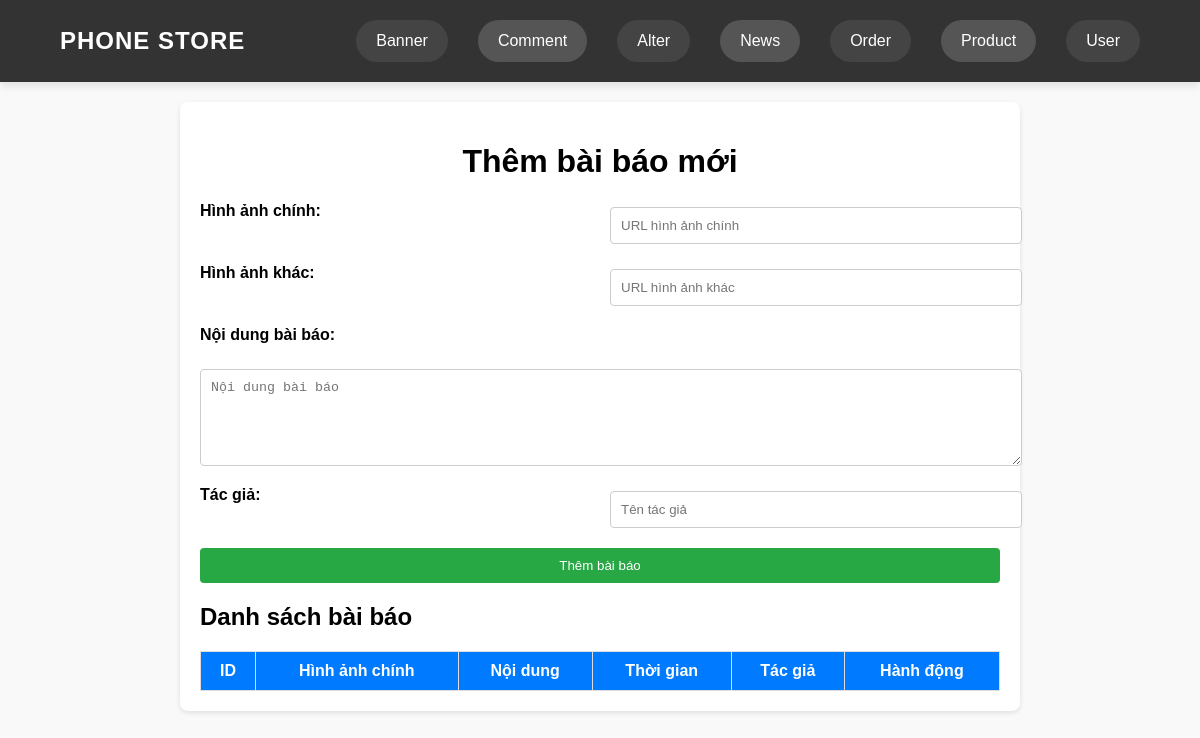
The page /newspaper_admin.php on the database as committed earlier.
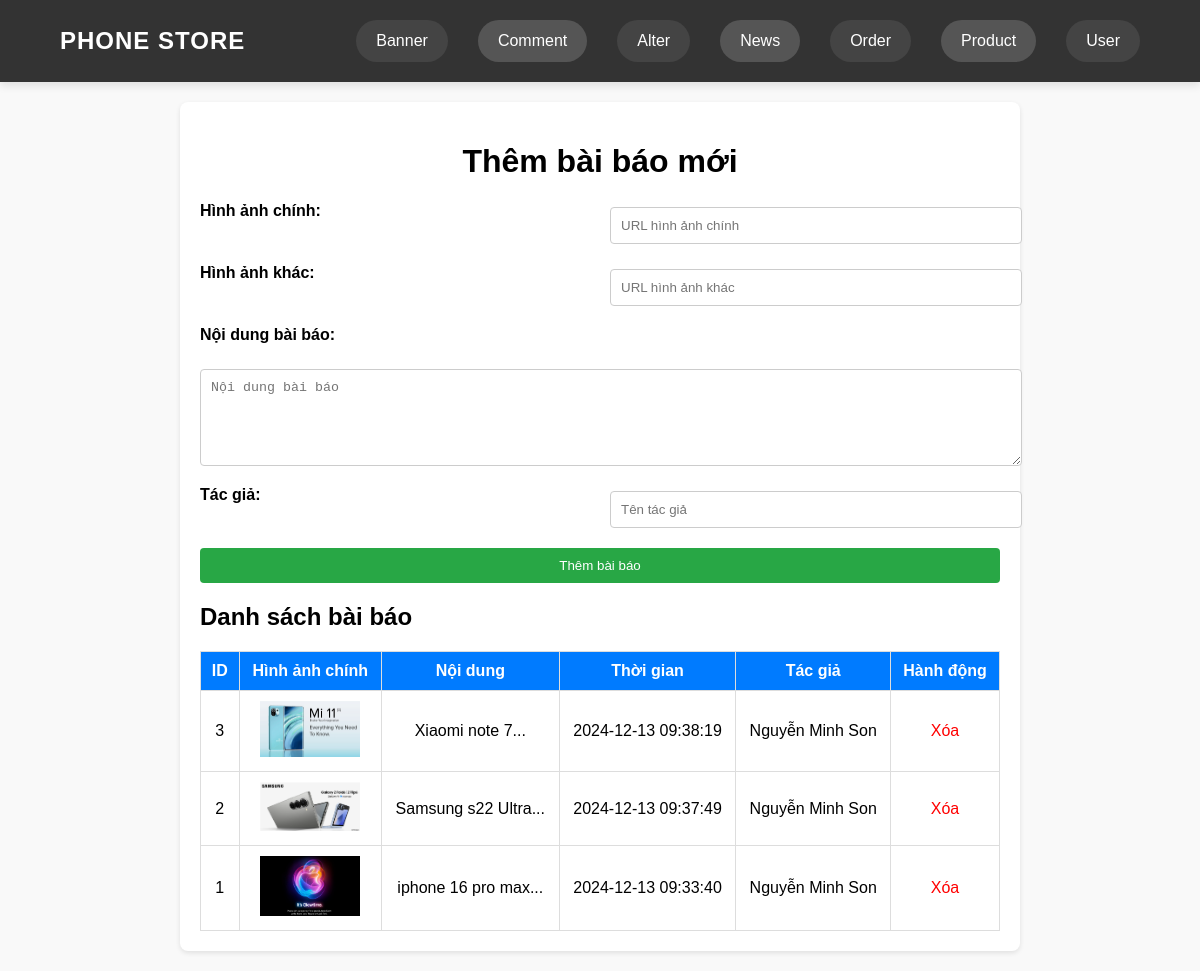
The same page on the database as committed later.
### tables this page shows
CREATE TABLE newspaper (
    id INTEGER PRIMARY KEY AUTOINCREMENT,
    image_news TEXT,
    others_image_news TEXT,
    news TEXT,
    time DATETIME DEFAULT CURRENT_TIMESTAMP,
    author TEXT
);

### newspaper_admin.php (the view, shortened to what this page needs)
<?php
try {
    $db = new PDO('sqlite:phone_store.sqlite');
    $db->setAttribute(PDO::ATTR_ERRMODE, PDO::ERRMODE_EXCEPTION);
} catch (PDOException $e) {
    die("Lỗi kết nối cơ sở dữ liệu: " . $e->getMessage());
}
try {
    $articles = $db->query("SELECT * FROM newspaper ORDER BY time DESC")->fetchAll(PDO::FETCH_ASSOC);
} catch (PDOException $e) {
    die("Lỗi khi lấy danh sách bài báo: " . $e->getMessage());
}
?>
<!DOCTYPE html>
<html lang="vi">
<head>
    <link rel="stylesheet" href="admin/header_admin.css">
</head>
<body>
<?php include 'admin/header.php'; ?>
<div class="container">
    <h1>Thêm bài báo mới</h1>
    <form method="POST" action="">
        <label for="image_news">Hình ảnh chính:</label>
        <input type="text" id="image_news" name="image_news" placeholder="URL hình ảnh chính">
        <label for="others_image_news">Hình ảnh khác:</label>
        <input type="text" id="others_image_news" name="others_image_news" placeholder="URL hình ảnh khác">
        <label for="news">Nội dung bài báo:</label>
        <textarea id="news" name="news" rows="5" class="full-width" placeholder="Nội dung bài báo"></textarea>
        <label for="author">Tác giả:</label>
        <input type="text" id="author" name="author" placeholder="Tên tác giả">
        <button type="submit">Thêm bài báo</button>
    </form>
    <h2>Danh sách bài báo</h2>
    <table>
        <thead>
        <tr>
            <th>ID</th>
            <th>Hình ảnh chính</th>
            <th>Nội dung</th>
            <th>Thời gian</th>
            <th>Tác giả</th>
            <th>Hành động</th>
        </tr>
        </thead>
        <tbody>
        <?php foreach ($articles as $article): ?>
            <tr>
                <td><?= $article['id'] ?></td>
                <td><img src="<?= htmlspecialchars($article['image_news']) ?>" alt="Hình ảnh" style="max-width: 100px;"></td>
                <td><?= htmlspecialchars(substr($article['news'], 0, 50)) ?>...</td>
                <td><?= htmlspecialchars($article['time']) ?></td>
                <td><?= htmlspecialchars($article['author']) ?></td>
                <td>
                    <a href="?delete_id=<?= $article['id'] ?>" class="delete-btn">Xóa</a>
                </td>
            </tr>
        <?php endforeach; ?>
        </tbody>
    </table>
</div>
</body>
</html>

Rows that differ between the two databases and show on the page:
added newspaper: id "3", shows a picture, news "Xiaomi note 7", time "2024-12-13 09:38:19", author "Nguyễn Minh Son"
added newspaper: id "2", shows a picture, news "Samsung s22 Ultra", time "2024-12-13 09:37:49", author "Nguyễn Minh Son"
added newspaper: id "1", shows a picture, news "iphone 16 pro max", time "2024-12-13 09:33:40", author "Nguyễn Minh Son"
